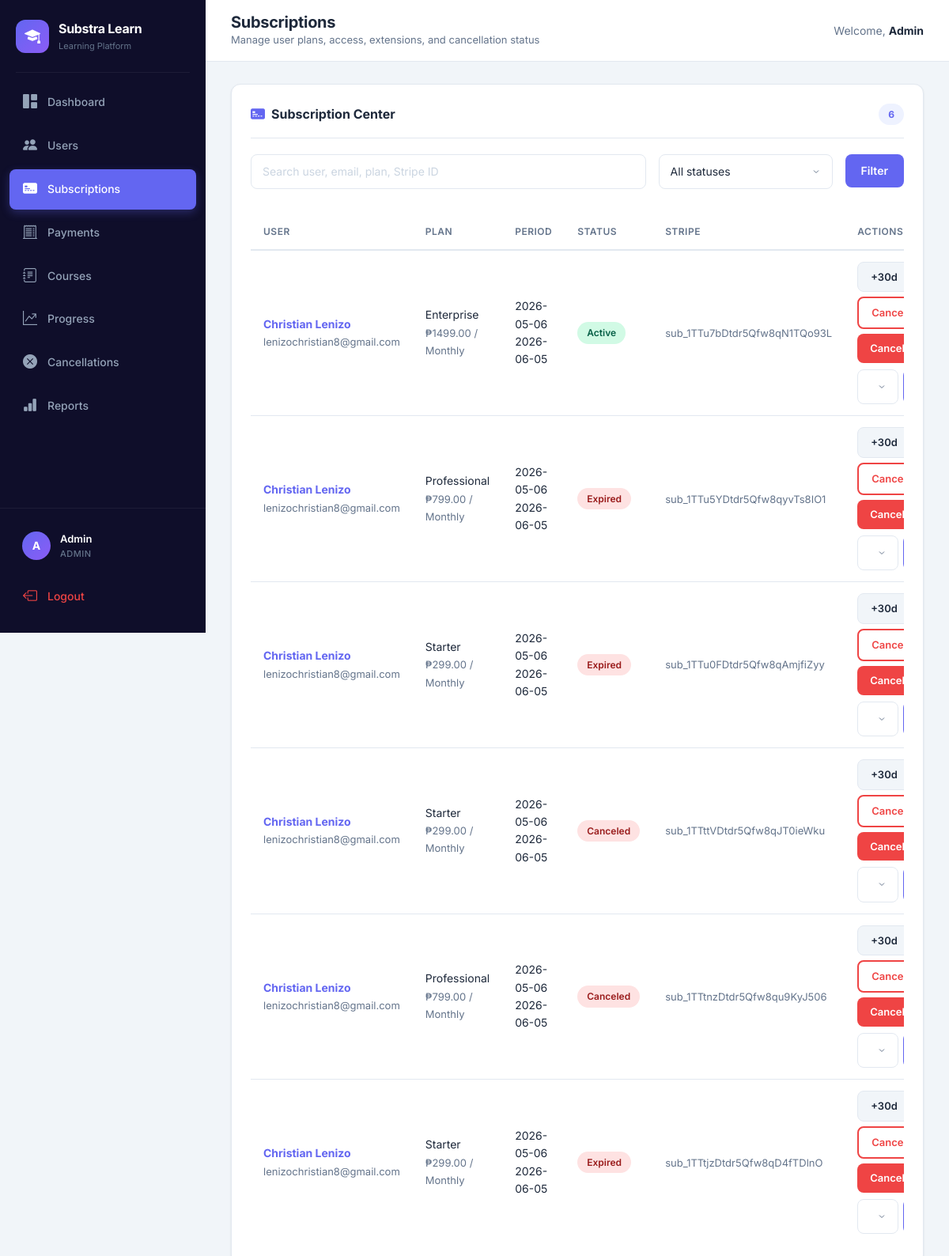
The page /admin/subscriptions (signed in) on the database as committed earlier.
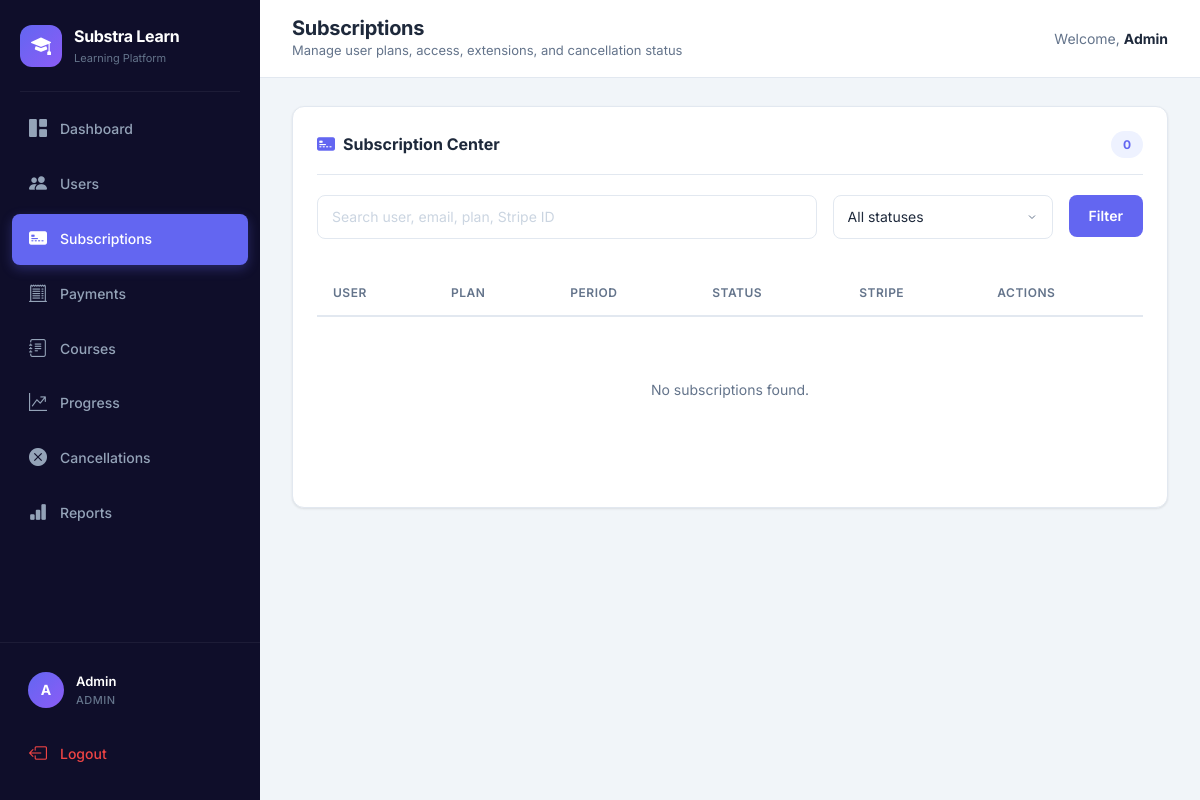
The same page on the database as committed later.
### tables this page shows
CREATE TABLE subscriptions (
    id INTEGER PRIMARY KEY AUTOINCREMENT,
    user_id INTEGER NOT NULL,
    plan_id INTEGER NOT NULL,
    start_date TEXT NOT NULL,
    end_date TEXT NOT NULL,
    status TEXT DEFAULT 'active',
    stripe_customer_id TEXT DEFAULT '',
    stripe_subscription_id TEXT DEFAULT '',
    checkout_session_id TEXT DEFAULT '',
    created_at TEXT DEFAULT (datetime('now')),
    FOREIGN KEY (user_id) REFERENCES users(id),
    FOREIGN KEY (plan_id) REFERENCES plans(id)
);

CREATE TABLE users (
    id INTEGER PRIMARY KEY AUTOINCREMENT,
    name TEXT NOT NULL,
    email TEXT UNIQUE NOT NULL,
    password TEXT NOT NULL,
    role TEXT DEFAULT 'user',
    status TEXT DEFAULT 'active',
    created_at TEXT DEFAULT (datetime('now'))
);

CREATE TABLE plans (
    id INTEGER PRIMARY KEY AUTOINCREMENT,
    name TEXT NOT NULL,
    description TEXT DEFAULT '',
    price REAL NOT NULL,
    billing_cycle TEXT NOT NULL,
    stripe_price_id TEXT DEFAULT '',
    status TEXT DEFAULT 'active',
    created_at TEXT DEFAULT (datetime('now'))
);

### app.py (the view)
@app.route("/admin/subscriptions")
@admin_required
def admin_subscriptions():
    q = request.args.get("q", "").strip()
    status = request.args.get("status", "")
    conn = get_db()
    sql = """
        SELECT s.*, u.name as user_name, u.email, p.name as plan_name, p.price, p.billing_cycle
        FROM subscriptions s
        JOIN users u ON s.user_id=u.id
        JOIN plans p ON s.plan_id=p.id
        WHERE 1=1
    """
    params = []
    if q:
        sql += " AND (u.name LIKE ? OR u.email LIKE ? OR p.name LIKE ? OR s.stripe_subscription_id LIKE ?)"
        params.extend([f"%{q}%", f"%{q}%", f"%{q}%", f"%{q}%"])
    if status:
        sql += " AND s.status=?"
        params.append(status)
    sql += " ORDER BY s.id DESC"
    subscriptions = conn.execute(sql, params).fetchall()
    plans = conn.execute("SELECT * FROM plans WHERE status='active' ORDER BY price").fetchall()
    conn.close()
    return render_template("admin_subscriptions.html", subscriptions=subscriptions, plans=plans, q=q, status=status)

### app.py (called while the page is built, shortened)
def get_db():
    db_path = os.getenv("DATABASE_PATH", "database.db")
    conn = sqlite3.connect(db_path, timeout=10)
    conn.row_factory = sqlite3.Row
    conn.execute("PRAGMA journal_mode=WAL")
    conn.execute("PRAGMA busy_timeout=10000")
    return conn

def get_csrf_token():
    if "_csrf_token" not in session:
        session["_csrf_token"] = secrets.token_urlsafe(32)
    return session["_csrf_token"]

@app.context_processor
def inject_helpers():
    def csrf_field():
        return Markup(f'<input type="hidden" name="csrf_token" value="{escape(get_csrf_token())}">')
    return {"csrf_token": get_csrf_token, "csrf_field": csrf_field}

@app.before_request
def protect_posts():
    if request.method != "POST":
        return

def admin_required(func):
    @wraps(func)
    def wrapper(*args, **kwargs):
        if "user_id" not in session or session.get("role") != "admin":
            flash("Access denied", "danger")
            return redirect("/login")
        return func(*args, **kwargs)
    return wrapper

### templates/admin_subscriptions.html
{% extends "base.html" %}
{% block page_title %}Subscriptions{% endblock %}
{% block page_subtitle %}Manage user plans, access, extensions, and cancellation status{% endblock %}
{% block content %}
<div class="content-card"><div class="card-header-custom"><h2 class="card-title"><i class="bi bi-credit-card-2-front-fill"></i> Subscription Center</h2><span class="badge-count">{{ subscriptions|length }}</span></div>
<form class="form-row" method="GET" style="margin-bottom:16px;"><div class="form-group"><input name="q" class="form-input" value="{{ q }}" placeholder="Search user, email, plan, Stripe ID"></div><div class="form-group" style="max-width:220px;"><select name="status" class="form-input"><option value="">All statuses</option>{% for st in ['active','past_due','canceling','canceled','expired'] %}<option value="{{ st }}" {% if status==st %}selected{% endif %}>{{ st|title }}</option>{% endfor %}</select></div><button class="btn-custom btn-primary-custom" style="height:42px;">Filter</button></form>
<div class="table-wrapper"><table class="table-custom"><thead><tr><th>User</th><th>Plan</th><th>Period</th><th>Status</th><th>Stripe</th><th>Actions</th></tr></thead><tbody>{% for s in subscriptions %}<tr><td><strong><a href="/admin/user/{{ s['user_id'] }}">{{ s['user_name'] }}</a></strong><br><span class="text-muted-custom">{{ s['email'] }}</span></td><td>{{ s['plan_name'] }}<br><span class="text-muted-custom">₱{{ "%.2f"|format(s['price']) }} / {{ s['billing_cycle'] }}</span></td><td>{{ s['start_date'] }}<br>{{ s['end_date'] }}</td><td><span class="badge-status {% if s['status']=='active' %}badge-active{% elif s['status']=='canceling' %}badge-pending{% else %}badge-expired{% endif %}">{{ s['status']|title }}</span></td><td><span class="text-muted-custom">{{ s['stripe_subscription_id'] or 'Manual/local' }}</span></td><td><div class="action-btns" style="flex-wrap:wrap;"><form method="POST" action="/admin/subscription/{{ s['id'] }}/extend">{{ csrf_field()|safe }}<input type="hidden" name="days" value="30"><button class="btn-custom btn-secondary-custom btn-sm" title="Extend 30 days">+30d</button></form><form method="POST" action="/admin/subscription/{{ s['id'] }}/cancel" onsubmit="return confirmSubmit('Cancel this subscription?')">{{ csrf_field()|safe }}<input type="hidden" name="mode" value="period_end"><button class="btn-custom btn-outline-danger btn-sm">Cancel End</button></form><form method="POST" action="/admin/subscription/{{ s['id'] }}/cancel" onsubmit="return confirmSubmit('Cancel immediately?')">{{ csrf_field()|safe }}<input type="hidden" name="mode" value="immediate"><button class="btn-custom btn-danger-custom btn-sm">Cancel Now</button></form></div><form method="POST" action="/admin/subscription/{{ s['id'] }}/change_plan" class="form-row" style="margin-top:8px; gap:6px;">{{ csrf_field()|safe }}<select name="plan_id" class="form-input">{% for p in plans %}<option value="{{ p['id'] }}" {% if p['id']==s['plan_id'] %}selected{% endif %}>{{ p['name'] }}</option>{% endfor %}</select><button class="btn-custom btn-primary-custom btn-sm">Change</button></form></td></tr>{% else %}<tr><td colspan="6"><div class="empty-state"><p>No subscriptions found.</p></div></td></tr>{% endfor %}</tbody></table></div></div>
{% endblock %}

Rows that differ between the two databases and show on the page:
removed subscriptions: user_name "Christian Lenizo", email "lenizochristian8@gmail.com", plan_name "Enterprise", billing_cycle "Monthly", start_date "2026-05-06", end_date "2026-06-05", status "Active", stripe_subscription "sub_1TTu7bDtdr5Qfw8qN1TQo93L", plan_id "Enterprise"
no longer on this page (row edited): plans: price "1499.00"
removed subscriptions: user_name "Christian Lenizo", email "lenizochristian8@gmail.com", plan_name "Professional", billing_cycle "Monthly", start_date "2026-05-06", end_date "2026-06-05", status "Expired", stripe_subscription "sub_1TTu5YDtdr5Qfw8qyvTs8IO1", plan_id "Professional"
no longer on this page (row edited): plans: price "799.00"
removed subscriptions: user_name "Christian Lenizo", email "lenizochristian8@gmail.com", plan_name "Starter", billing_cycle "Monthly", start_date "2026-05-06", end_date "2026-06-05", status "Expired", stripe_subscription "sub_1TTu0FDtdr5Qfw8qAmjfiZyy", plan_id "Starter"
no longer on this page (row edited): plans: price "299.00"
removed subscriptions: user_name "Christian Lenizo", email "lenizochristian8@gmail.com", plan_name "Starter", billing_cycle "Monthly", start_date "2026-05-06", end_date "2026-06-05", status "Canceled", stripe_subscription "sub_1TTttVDtdr5Qfw8qJT0ieWku", plan_id "Starter"
removed subscriptions: user_name "Christian Lenizo", email "lenizochristian8@gmail.com", plan_name "Professional", billing_cycle "Monthly", start_date "2026-05-06", end_date "2026-06-05", status "Canceled", stripe_subscription "sub_1TTtnzDtdr5Qfw8qu9KyJ506", plan_id "Professional"
removed subscriptions: user_name "Christian Lenizo", email "lenizochristian8@gmail.com", plan_name "Starter", billing_cycle "Monthly", start_date "2026-05-06", end_date "2026-06-05", status "Expired", stripe_subscription "sub_1TTtjzDtdr5Qfw8qD4fTDlnO", plan_id "Starter"
Other text that changed with them:
{{ subscriptions|length }}: "6" → "0"
text now shown: "No subscriptions found."
